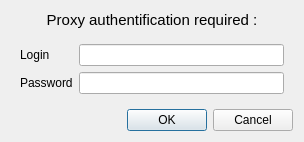
<?xml version="1.0" encoding="UTF-8"?>
<ui version="4.0">
 <class>QQProxyAuthDialog</class>
 <widget class="QDialog" name="QQProxyAuthDialog">
  <property name="geometry">
   <rect>
    <x>0</x>
    <y>0</y>
    <width>304</width>
    <height>142</height>
   </rect>
  </property>
  <property name="sizePolicy">
   <sizepolicy hsizetype="Fixed" vsizetype="Fixed">
    <horstretch>0</horstretch>
    <verstretch>0</verstretch>
   </sizepolicy>
  </property>
  <property name="minimumSize">
   <size>
    <width>304</width>
    <height>142</height>
   </size>
  </property>
  <property name="windowTitle">
   <string>Dialog</string>
  </property>
  <layout class="QVBoxLayout" name="verticalLayout">
   <item>
    <widget class="QLabel" name="label_3">
     <property name="text">
      <string>&lt;!DOCTYPE HTML PUBLIC &quot;-//W3C//DTD HTML 4.0//EN&quot; &quot;http://www.w3.org/TR/REC-html40/strict.dtd&quot;&gt;
&lt;html&gt;&lt;head&gt;&lt;meta name=&quot;qrichtext&quot; content=&quot;1&quot; /&gt;&lt;style type=&quot;text/css&quot;&gt;
p, li { white-space: pre-wrap; }
&lt;/style&gt;&lt;/head&gt;&lt;body style=&quot; font-family:'MS Shell Dlg 2'; font-size:8.25pt; font-weight:400; font-style:normal;&quot;&gt;
&lt;p align=&quot;center&quot; style=&quot; margin-top:0px; margin-bottom:0px; margin-left:0px; margin-right:0px; -qt-block-indent:0; text-indent:0px;&quot;&gt;&lt;span style=&quot; font-size:11pt;&quot;&gt;Proxy authentification required :&lt;/span&gt;&lt;/p&gt;&lt;/body&gt;&lt;/html&gt;</string>
     </property>
    </widget>
   </item>
   <item>
    <widget class="QWidget" name="widget" native="true">
     <layout class="QFormLayout" name="formLayout">
      <item row="0" column="0">
       <widget class="QLabel" name="label">
        <property name="text">
         <string>Login</string>
        </property>
       </widget>
      </item>
      <item row="0" column="1">
       <widget class="QLineEdit" name="loginLineEdit"/>
      </item>
      <item row="1" column="0">
       <widget class="QLabel" name="label_2">
        <property name="text">
         <string>Password</string>
        </property>
       </widget>
      </item>
      <item row="1" column="1">
       <widget class="QLineEdit" name="passwdLineEdit">
        <property name="echoMode">
         <enum>QLineEdit::Password</enum>
        </property>
       </widget>
      </item>
     </layout>
    </widget>
   </item>
   <item>
    <widget class="QDialogButtonBox" name="buttonBox">
     <property name="orientation">
      <enum>Qt::Horizontal</enum>
     </property>
     <property name="standardButtons">
      <set>QDialogButtonBox::Cancel|QDialogButtonBox::Ok</set>
     </property>
    </widget>
   </item>
  </layout>
 </widget>
 <resources/>
 <connections>
  <connection>
   <sender>buttonBox</sender>
   <signal>accepted()</signal>
   <receiver>QQProxyAuthDialog</receiver>
   <slot>accept()</slot>
   <hints>
    <hint type="sourcelabel">
     <x>248</x>
     <y>254</y>
    </hint>
    <hint type="destinationlabel">
     <x>157</x>
     <y>274</y>
    </hint>
   </hints>
  </connection>
  <connection>
   <sender>buttonBox</sender>
   <signal>rejected()</signal>
   <receiver>QQProxyAuthDialog</receiver>
   <slot>reject()</slot>
   <hints>
    <hint type="sourcelabel">
     <x>316</x>
     <y>260</y>
    </hint>
    <hint type="destinationlabel">
     <x>286</x>
     <y>274</y>
    </hint>
   </hints>
  </connection>
 </connections>
</ui>
